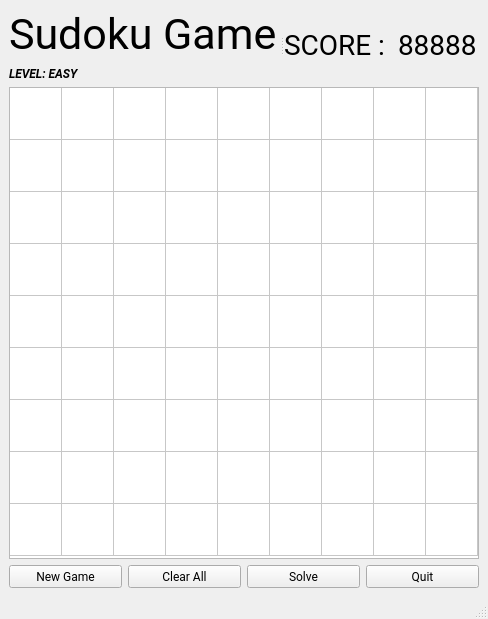
<?xml version="1.0" encoding="UTF-8"?>
<ui version="4.0">
 <class>sudokuGame</class>
 <widget class="QMainWindow" name="sudokuGame">
  <property name="geometry">
   <rect>
    <x>0</x>
    <y>0</y>
    <width>488</width>
    <height>619</height>
   </rect>
  </property>
  <property name="font">
   <font>
    <family>Roboto</family>
   </font>
  </property>
  <property name="windowTitle">
   <string>sudokuGame</string>
  </property>
  <widget class="QWidget" name="centralwidget">
   <layout class="QVBoxLayout" name="verticalLayout_2">
    <item>
     <widget class="QSplitter" name="splitter">
      <property name="orientation">
       <enum>Qt::Horizontal</enum>
      </property>
      <widget class="QWidget" name="layoutWidget">
       <layout class="QVBoxLayout" name="verticalLayout">
        <item>
         <widget class="QLabel" name="mainTitle">
          <property name="font">
           <font>
            <family>Nexa Bold</family>
            <pointsize>32</pointsize>
            <kerning>true</kerning>
           </font>
          </property>
          <property name="text">
           <string>Sudoku Game</string>
          </property>
         </widget>
        </item>
        <item>
         <widget class="QLabel" name="currentlevel">
          <property name="font">
           <font>
            <family>Nexa Light</family>
            <weight>75</weight>
            <italic>true</italic>
            <bold>true</bold>
           </font>
          </property>
          <property name="text">
           <string>LEVEL: EASY</string>
          </property>
         </widget>
        </item>
       </layout>
      </widget>
      <widget class="QWidget" name="layoutWidget">
       <layout class="QHBoxLayout" name="horizontalLayout_2">
        <item>
         <widget class="QLabel" name="label_2">
          <property name="font">
           <font>
            <family>Nexa Light</family>
            <pointsize>21</pointsize>
            <kerning>true</kerning>
           </font>
          </property>
          <property name="text">
           <string>SCORE : </string>
          </property>
         </widget>
        </item>
        <item>
         <widget class="QLabel" name="scoreInt">
          <property name="font">
           <font>
            <family>Nexa Light</family>
            <pointsize>21</pointsize>
           </font>
          </property>
          <property name="text">
           <string>88888</string>
          </property>
         </widget>
        </item>
       </layout>
      </widget>
     </widget>
    </item>
    <item>
     <widget class="QTableWidget" name="mainBoard">
      <property name="font">
       <font>
        <family>Roboto Mono</family>
        <pointsize>16</pointsize>
       </font>
      </property>
      <property name="contextMenuPolicy">
       <enum>Qt::NoContextMenu</enum>
      </property>
      <property name="frameShape">
       <enum>QFrame::StyledPanel</enum>
      </property>
      <property name="verticalScrollBarPolicy">
       <enum>Qt::ScrollBarAlwaysOff</enum>
      </property>
      <property name="horizontalScrollBarPolicy">
       <enum>Qt::ScrollBarAlwaysOff</enum>
      </property>
      <property name="sizeAdjustPolicy">
       <enum>QAbstractScrollArea::AdjustToContents</enum>
      </property>
      <property name="rowCount">
       <number>9</number>
      </property>
      <property name="columnCount">
       <number>9</number>
      </property>
      <attribute name="horizontalHeaderVisible">
       <bool>false</bool>
      </attribute>
      <attribute name="horizontalHeaderMinimumSectionSize">
       <number>52</number>
      </attribute>
      <attribute name="horizontalHeaderDefaultSectionSize">
       <number>52</number>
      </attribute>
      <attribute name="horizontalHeaderHighlightSections">
       <bool>true</bool>
      </attribute>
      <attribute name="verticalHeaderVisible">
       <bool>false</bool>
      </attribute>
      <attribute name="verticalHeaderMinimumSectionSize">
       <number>52</number>
      </attribute>
      <attribute name="verticalHeaderDefaultSectionSize">
       <number>52</number>
      </attribute>
      <attribute name="verticalHeaderStretchLastSection">
       <bool>false</bool>
      </attribute>
      <row/>
      <row/>
      <row/>
      <row/>
      <row/>
      <row/>
      <row/>
      <row/>
      <row/>
      <column/>
      <column/>
      <column/>
      <column/>
      <column/>
      <column/>
      <column/>
      <column/>
      <column/>
     </widget>
    </item>
    <item>
     <layout class="QHBoxLayout" name="horizontalLayout">
      <item>
       <widget class="QPushButton" name="newGameBt">
        <property name="font">
         <font>
          <family>Nexa Light</family>
         </font>
        </property>
        <property name="text">
         <string>New Game</string>
        </property>
       </widget>
      </item>
      <item>
       <widget class="QPushButton" name="pushButton_2">
        <property name="font">
         <font>
          <family>Nexa Light</family>
         </font>
        </property>
        <property name="text">
         <string>Clear All</string>
        </property>
       </widget>
      </item>
      <item>
       <widget class="QPushButton" name="solveBt">
        <property name="font">
         <font>
          <family>Nexa Light</family>
         </font>
        </property>
        <property name="text">
         <string>Solve</string>
        </property>
       </widget>
      </item>
      <item>
       <widget class="QPushButton" name="pushButton_4">
        <property name="font">
         <font>
          <family>Nexa Light</family>
         </font>
        </property>
        <property name="text">
         <string>Quit</string>
        </property>
       </widget>
      </item>
     </layout>
    </item>
   </layout>
  </widget>
  <widget class="QMenuBar" name="menubar">
   <property name="geometry">
    <rect>
     <x>0</x>
     <y>0</y>
     <width>488</width>
     <height>21</height>
    </rect>
   </property>
  </widget>
  <widget class="QStatusBar" name="statusbar"/>
 </widget>
 <resources/>
 <connections/>
</ui>
